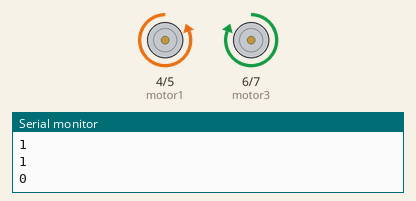
Recording of a sketch running on a simulated Arduino Uno, built with avr-gcc and run on an emulated ATmega328P. On the bench: motor-driver pin pairs drawn as motors (green arrow = first pin HIGH = forward, orange = second pin HIGH = backward, longer = more drive), the last lines printed to the serial monitor.

Above: at 1.5 s.
At 17.0 s:
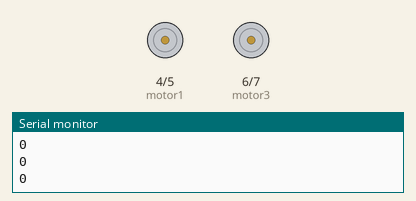
At 26.5 s:
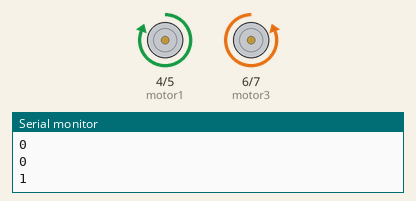
Timing chart, 0 to 28.6 s (numbered marks = the images above):
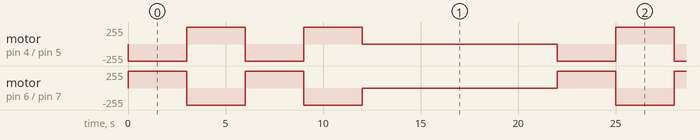

Measured:
- by itself, motor on pin 4 (motor1) / pin 5 (motor2): repeats every 22.0 s: forward 255/255 3.0 s, backward 255/255 3.0 s, forward 255/255 3.0 s, stopped 10.0 s, backward 255/255 3.0 s
- by itself, motor on pin 6 (motor3) / pin 7 (motor4): repeats every 22.0 s: backward 255/255 3.0 s, forward 255/255 3.0 s, backward 255/255 3.0 s, stopped 10.0 s, forward 255/255 3.0 s

The sketch:

carro-robo.ino
```cpp
#define motor1 4
#define motor2 5
#define motor3 6
#define motor4 7

int pinState1;
int pinState2;
int pinState3;
int pinState4;

void setup() {
  Serial.begin(9600);
  pinMode(motor1, OUTPUT);
  pinMode(motor2, OUTPUT);
  pinMode(motor3, OUTPUT);
  pinMode(motor4, OUTPUT);
}

void loop() {
  Serial.println("direitoTras() esquerdoFrente()");
  direitoTras();
  esquerdoFrente();
  showPortStates();
  delay(3000);
  Serial.println("direitoFrente() esquerdoTras()");
  direitoFrente();
  esquerdoTras();
  showPortStates();
  delay(3000);
  Serial.println("direitoTras() esquerdoFrente()");
  direitoTras();
  esquerdoFrente();
  showPortStates();
  delay(3000);
  Serial.println("direitoFrente() esquerdoTras()");
  direitoFrente();
  esquerdoTras();
  showPortStates();
  delay(3000);
  parado();
  showPortStates();
  delay(10 * 1000);
  /*frente();
  showPortStates();
  delay(5000);
  tras();
  showPortStates();
  delay(5000);
  esquerda();
  showPortStates();
  delay(5000);
  direita();
  showPortStates();
  delay(5000);*/
}

void girarEsquerda() {
  Serial.println("girarEsquerda()");
  esquerdoTras();
  direitoFrente();
}

void girarDireita() {
  Serial.println("girarDireita()");
  esquerdoFrente();
  direitoTras();
}

void moverEsquerda() {
  Serial.println("moverEsquerda()");
  esquerdoParado();
  direitoFrente();
}

void moverDireita() {
  Serial.println("moverDireita()");
  esquerdoFrente();
  direitoParado();
}

void parado() {
  Serial.println("parado()");
  direitoParado();
  esquerdoParado();
}

void direitoFrente() {
  digitalWrite(motor1, HIGH);
  digitalWrite(motor2, LOW);
}

void esquerdoFrente() {
  digitalWrite(motor3, HIGH);
  digitalWrite(motor4, LOW);
}

void direitoTras() {
  digitalWrite(motor1, LOW);
  digitalWrite(motor2, HIGH);
}

void esquerdoTras() {
  digitalWrite(motor3, LOW);
  digitalWrite(motor4, HIGH);
}

void direitoParado() {
  digitalWrite(motor1, LOW);
  digitalWrite(motor2, LOW);
}

void esquerdoParado() {
  digitalWrite(motor3, LOW);
  digitalWrite(motor4, LOW);
}

void showPortStates() {
  pinState1 = digitalRead(motor1);
  pinState2 = digitalRead(motor2);
  pinState3 = digitalRead(motor3);
  pinState4 = digitalRead(motor4);
  Serial.println(pinState1);
  Serial.println(pinState2);
  Serial.println(pinState3);
  Serial.println(pinState4);
}
```

meu-carrinho.ino
```cpp

```
